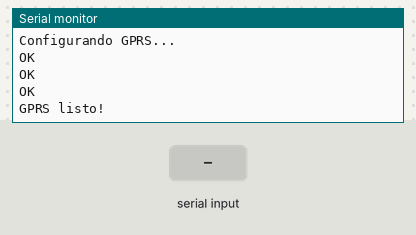
Recording of a sketch running on a simulated Arduino Uno, built with avr-gcc and run on an emulated ATmega328P. Parts: the last lines printed to the serial monitor. The test bench sets the inputs (shaded band). The modem accepts every AT command (registered, SIM ready, sends succeed) and sends nothing else.

Above: at 9.2 s.
9.3 s: "RING" received over the second serial link
At 12.1 s:
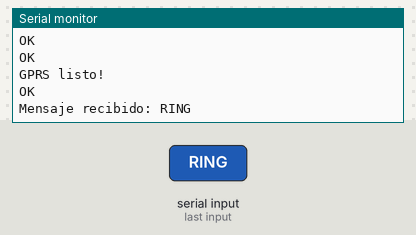
12.3 s: "1" received over the second serial link
At 14.7 s:
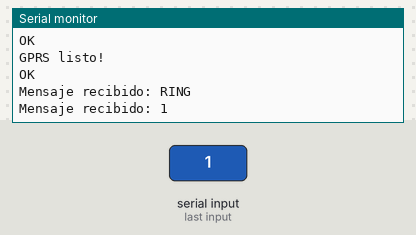

The sketch:

compartir_at.ino
```cpp
#include <SoftwareSerial.h>

SoftwareSerial gprsSerial(7,8);  // RX, TX pins para el GPRS Shield SIM900

void setup() {
  Serial.begin(9600);
  gprsSerial.begin(9600);

  delay(2000);

  Serial.println("Configurando GPRS...");

  sendATCommand("AT");  // Enviar comando AT para verificar la comunicación
  delay(1000);

  sendATCommand("AT+CMGF=1");  // Establecer el modo de texto para enviar mensajes SMS
  delay(1000);

  sendATCommand("AT+CNMI=2,2,0,0,0");  // Configurar el manejo de mensajes entrantes
  delay(1000);

  Serial.println("GPRS listo!");
}

void loop() {
  // Esperar a que llegue un mensaje
  if (gprsSerial.available()) {
    String message = gprsSerial.readString();
    if(message.indexOf("RING")>-1){
      sendATCommand("ATA");
    }
    Serial.println("Mensaje recibido: " + message);
  }
}

void sendATCommand(String command) {
  gprsSerial.println(command);
  delay(1000);

  while (gprsSerial.available()) {
    Serial.write(gprsSerial.read());
  }
}
```

Measured:
- after the input at 9.3 s, the serial monitor: prints a new line after 2.0 s (image 1)
- after the input at 12.3 s, the serial monitor: prints a new line after 1.0 s (image 2)
